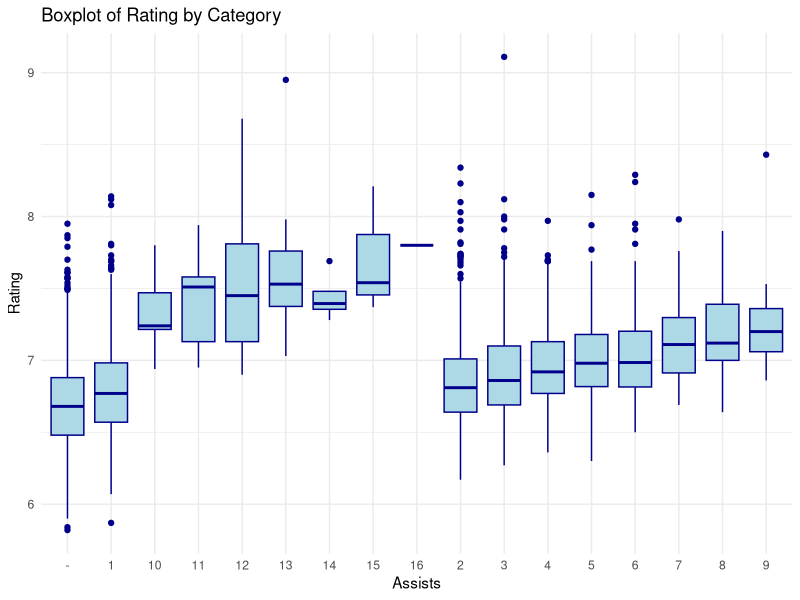

R code for this plot:
install.packages("tidyverse")
library(tidyverse)

install.packages("corrplot")
library(corrplot)

install.packages("dplyr")
library(dplyr)

install.packages("ggplot2")
library(ggplot2)

players_data <- read.csv("Players_Score.csv")

# Check the original dataset
cat("=== ORIGINAL DATASET ===\n")
cat("Total rows:", nrow(players_data), "\n")
cat("Total columns:", ncol(players_data), "\n")
cat("Column names:", paste(names(players_data), collapse=", "), "\n\n")

# Check for duplicates
duplicates_count <- sum(duplicated(players_data))
cat("=== DUPLICATE ANALYSIS ===\n")
cat("Number of duplicate rows:", duplicates_count, "\n")
cat("Percentage of duplicates:", round(duplicates_count/nrow(players_data)*100, 2), "%\n\n")

# Remove duplicates
players_clean <- players_data %>%
  distinct()

# Check the cleaned dataset
cat("=== CLEANED DATASET ===\n")
cat("Rows after cleaning:", nrow(players_clean), "\n")
cat("Rows removed:", nrow(players_data) - nrow(players_clean), "\n\n")


#Correlation analysis
# Select numeric columns
numeric_data <- players_clean %>% select_if(is.numeric)

# Pearson (assumes normality)
cor_pearson <- cor(numeric_data, method = "pearson")
cor_spearman <- cor(numeric_data, method = "spearman")
cor_kendall <- cor(numeric_data, method = "kendall")

cat("=== Pearson Correlation ===\n")
print(cor_pearson)

cat("\n=== Spearman Correlation ===\n")
print(cor_spearman)

cat("\n=== Kendall Correlation ===\n")
print(cor_kendall)

# Pearson (normal data)
cor.test(players_clean$Rating, players_clean$Mins, method = "pearson")

# Spearman (non-normal / ordinal)
cor.test(players_clean$Rating, players_clean$Mins, method = "spearman")

# Kendall (small samples, many ties)
cor.test(players_clean$Rating, players_clean$Mins, method = "kendall")



#Create and save boxplot
png("boxplot_by_Category.png", width = 691, height = 411)

# Create the boxplot to display in the Plots pane
ggplot(players_clean, aes(x = as.factor(Assists), y = Rating)) +
  geom_boxplot(fill = "lightblue", color = "darkblue") +
  labs(title = "Boxplot of Rating by Category",
       x = "Assists",
       y = "Rating") +
  theme_minimal()

print(boxplot)


